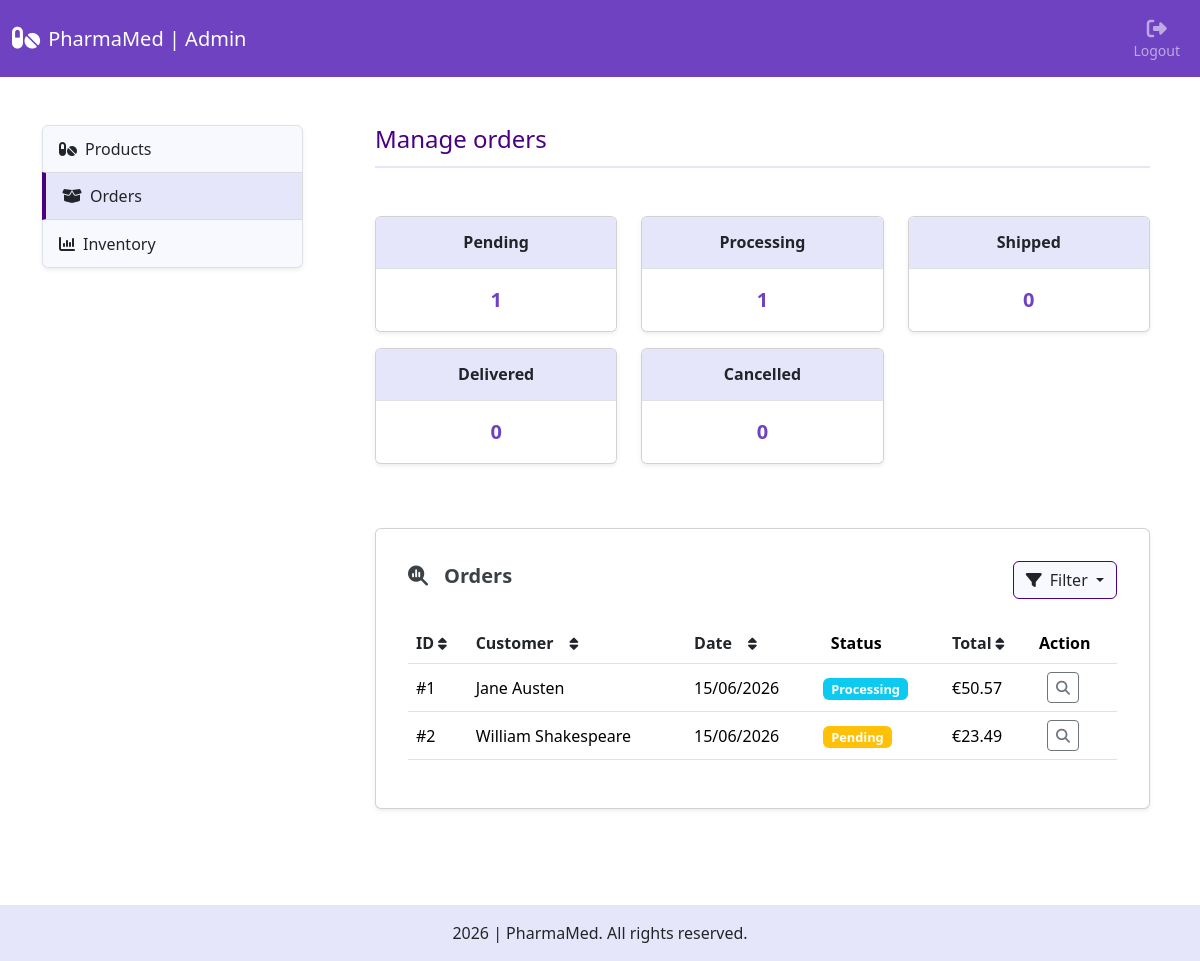
The app's page /admin/orders (signed in), older data.
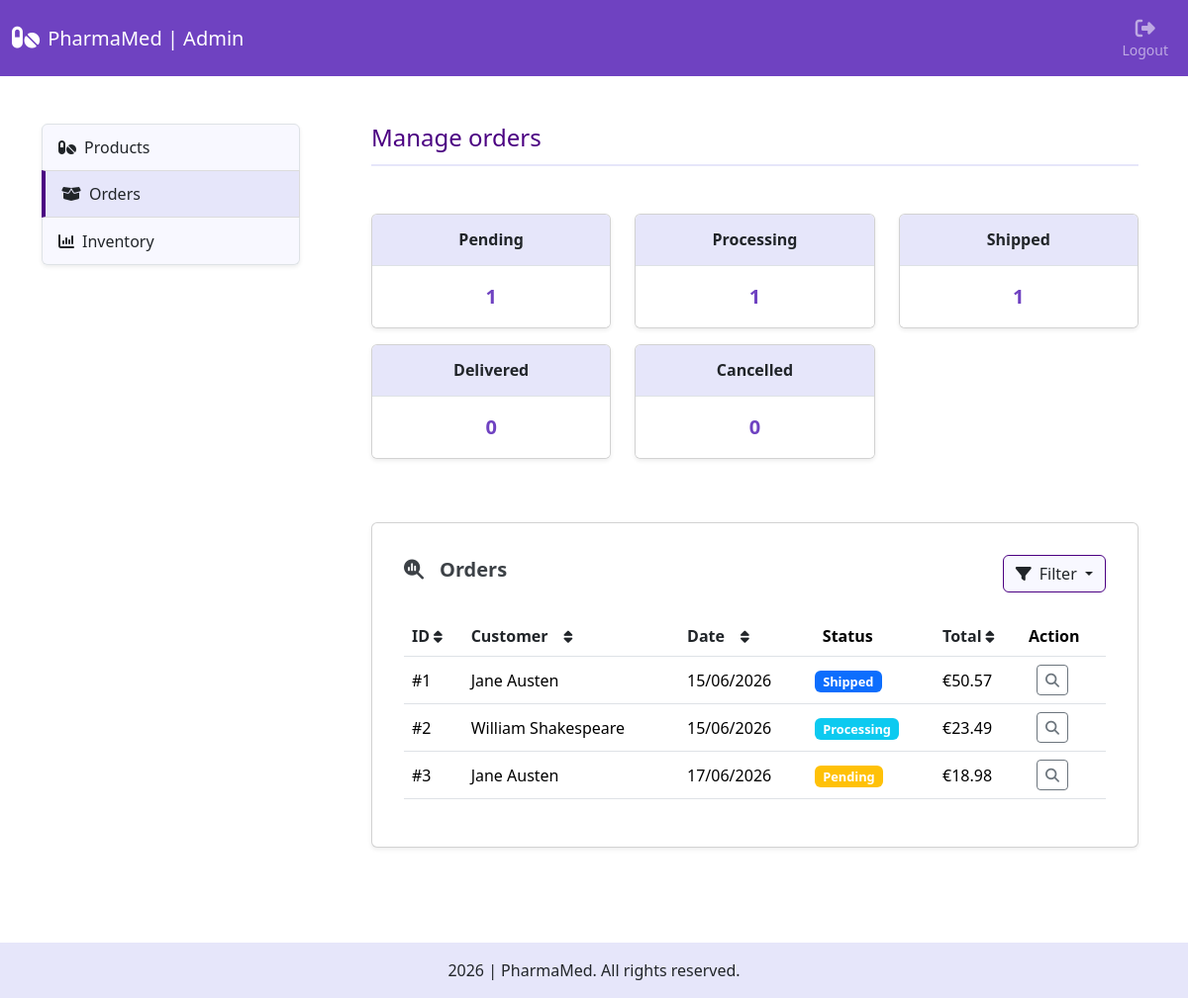
The same page, newer data.
### tables this page shows
CREATE TABLE orders (
    id INTEGER PRIMARY KEY AUTOINCREMENT,
    user_id INTEGER NOT NULL,
    address_id INTEGER NOT NULL,
    full_name TEXT NOT NULL,
    address_line TEXT NOT NULL,
    postal_code TEXT NOT NULL,
    city TEXT NOT NULL,
    country TEXT NOT NULL,
    shipping_method TEXT NOT NULL,
    subtotal REAL NOT NULL,
    shipping_cost REAL NOT NULL,
    total REAL NOT NULL,
    status TEXT NOT NULL DEFAULT 'pending',
    created_at TIMESTAMP DEFAULT CURRENT_TIMESTAMP,
    updated_at TIMESTAMP DEFAULT CURRENT_TIMESTAMP,
    FOREIGN KEY (user_id) REFERENCES users(id)
);

### app/routes/admin.py (the view)
@admin_bp.route("/orders")
@admin_required
def admin_orders():
    db = get_db()
    pending_orders_count = count_orders(db, status="pending")
    processing_orders_count = count_orders(db, status="processing")
    shipped_orders_count = count_orders(db, status="shipped")
    delivered_orders_count = count_orders(db, status="delivered")
    cancelled_orders_count = count_orders(db, status="cancelled")
    sort = request.args.get("sort", "id")
    direction = request.args.get("direction", "asc")
    filter_option = request.args.get("filter_option", "all")
    allowed_sorts = {
        "id": "id",
        "full_name": "full_name",
        "date": "created_at",
        "total": "total",
    }
    sort_column = allowed_sorts.get(sort, "id")
    if direction not in ["asc", "desc"]:
        direction = "asc"
    from_query = "FROM orders"
    query = """SELECT id, full_name, total, status, created_at """ + from_query
    conditions = []
    query_params = []
    if filter_option == "pending":
        conditions.append("status = 'pending'")
    elif filter_option == "processing":
        conditions.append("status = 'processing'")
    elif filter_option == "shipped":
        conditions.append("status = 'shipped'")
    elif filter_option == "delivered":
        conditions.append("status = 'delivered'")
    elif filter_option == "cancelled":
        conditions.append("status = 'cancelled'")
    if conditions:
        query += " WHERE " + " AND ".join(conditions)
    count_query = """SELECT COUNT(*) AS total """ + from_query
    if conditions:
        count_query += " WHERE " + " AND ".join(conditions)
    total_orders = db.execute(count_query, query_params).fetchone()["total"]
    orders_per_page = 10
    total_pages = math.ceil(total_orders / orders_per_page)
    query += f" ORDER BY {sort_column} {direction.upper()}"
    query, query_params, page = pagination(request.args, query, query_params, orders_per_page)
    orders = db.execute(query, query_params).fetchall()
    base_params = {
        "filter_option": filter_option,
        "sort": sort,
        "direction": direction
    }
    return render_template("admin/orders.html", active_page="orders", pending_orders_count=pending_orders_count, processing_orders_count=processing_orders_count, shipped_orders_count=shipped_orders_count,
                           delivered_orders_count=delivered_orders_count, cancelled_orders_count=cancelled_orders_count, orders=orders, total_pages=total_pages, page=page, base_params=base_params,
                           sort=sort, direction=direction, filter_option=filter_option)

### app/__init__.py (called while the page is built)
@app.context_processor
def inject_globals():
    return {
        "categories_menu": load_categories_menu(),
        "cart_count": get_cart_count()
    }

### app/services/admin_service.py (called while the page is built)
def get_admin_by_id(admin_id):
    db = get_db()
    return db.execute(
        """
        SELECT id
        FROM admins
        WHERE id = ?
        """,
        (admin_id,)
    ).fetchone()

### app/services/cart_service.py (called while the page is built)
def get_cart_count():
    db = get_db()
    if current_user.is_authenticated:
        return db_cart_count(db, current_user.id)
    session_cart = session.get('cart', {})
    return sum(session_cart.values())

### app/services/order_service.py (called while the page is built)
def count_orders(db, status=None):
    query = "SELECT COUNT(*) AS total FROM orders"
    params = []
    if status:
        query += " WHERE status = ?"
        params.append(status)
    return db.execute(query, tuple(params)).fetchone()["total"]

### app/utils/db.py (called while the page is built)
def get_db():
    if "db" not in g:
        g.db = sqlite3.connect(DATABASE_PATH)
        g.db.row_factory = sqlite3.Row
        g.db.execute("PRAGMA foreign_keys = ON")
    return g.db

### app/utils/formatting.py (called while the page is built)
def format_date(value):
    return datetime.strptime(value, "%Y-%m-%d %H:%M:%S").strftime("%d/%m/%Y")

### app/templates/admin/orders.html (shortened to what the changed rows need)
{% extends "admin/admin.html" %}
{% block admin_content %}
<div class="section-heading pb-1 mb-5">
    <h1 class="fs-4">Manage orders</h1>
</div>
<div class="row row-cols-1 row-cols-md-3 mb-5">
    <div class="col mb-3">
        <div class="card admin-card shadow-sm">
            <ul class="list-group list-group-flush text-center">
                <li class="list-group-item dark-item">
                    <h2 class="text fs-6 fw-bold my-2">
                        Pending
                    </h2>
                </li>
            </ul>
        </div>
    </div>
    <div class="col mb-3">
        <div class="card admin-card shadow-sm">
            <ul class="list-group list-group-flush text-center">
                <li class="list-group-item dark-item">
                    <h2 class="text fs-6 fw-bold my-2">
                        Processing
                    </h2>
                </li>
            </ul>
        </div>
    </div>
    <div class="col mb-3">
        <div class="card admin-card shadow-sm">
            <ul class="list-group list-group-flush text-center">
                <li class="list-group-item dark-item">
                    <h2 class="text fs-6 fw-bold my-2">
                        Shipped
                    </h2>
                </li>
                <li class="list-group-item">
                    <div class="my-2">
                        <div class="total-number fs-5 fw-bold">
                            {{ shipped_orders_count }}
                        </div>
                    </div>
                </li>
            </ul>
        </div>
    </div>
    <div class="col mb-3">
        <div class="card admin-card shadow-sm">
            <ul class="list-group list-group-flush text-center">
                <li class="list-group-item dark-item">
                    <h2 class="text fs-6 fw-bold my-2">
                        Delivered
                    </h2>
                </li>
            </ul>
        </div>
    </div>
    <div class="col mb-3">
        <div class="card admin-card shadow-sm">
            <ul class="list-group list-group-flush text-center">
                <li class="list-group-item dark-item">
                    <h2 class="text fs-6 fw-bold my-2">
                        Cancelled
                    </h2>
                </li>
            </ul>
        </div>
    </div>
</div>
<div class="card low-stock-card shadow-sm p-3 mb-5">
    <div class="card-body">
        <div class="d-flex flex-column flex-md-row justify-content-between align-items-md-center flex-wrap gap-3 mb-4">
            <h2 class="card-title fs-5 fw-bold">
                <i class="fa-solid fa-magnifying-glass-chart me-3" aria-hidden="true"></i>Orders
            </h2>
        </div>
        {% if orders %}
            <div class="table-responsive">
                <table class="table align-middle">
                    <thead>
                        <tr>
                            <th>
                                <a href="{{ url_for('admin.admin_orders', sort='id', direction='desc' if sort == 'id' and direction == 'asc' else 'asc') }}"
                                class="text-decoration-none text-dark d-inline-flex align-items-center gap-1">
                                    ID
                                    <i class="fa-solid fa-sort fa-sm" aria-hidden="true"></i>
                                </a>
                            </th>
                            <th>
                                <a href="{{ url_for('admin.admin_orders', sort='full_name', direction='desc' if sort == 'full_name' and direction == 'asc' else 'asc') }}"
                                class="text-decoration-none text-dark d-inline-flex align-items-center gap-1 gap-md-3">
                                    Customer
                                    <i class="fa-solid fa-sort fa-sm" aria-hidden="true"></i>
                                </a>
                            </th>
                            <th>
                                <a href="{{ url_for('admin.admin_orders', sort='date', direction='desc' if sort == 'date' and direction == 'asc' else 'asc') }}"
                                class="text-decoration-none text-dark d-inline-flex align-items-center gap-1 gap-md-3">
                                    Date
                                    <i class="fa-solid fa-sort fa-sm" aria-hidden="true"></i>
                                </a>
                            </th>
                            <th class="ps-3">Status</th>
                            <th>
                                <a href="{{ url_for('admin.admin_orders', sort='total', direction='desc' if sort == 'total' and direction == 'asc' else 'asc') }}"
                                class="text-decoration-none text-dark d-inline-flex align-items-center gap-1">
                                    Total
                                    <i class="fa-solid fa-sort fa-sm" aria-hidden="true"></i>
                                </a>
                            </th>
                            <th>Action</th>
                        </tr>
                    </thead>
                    <tbody>
                    {% for order in orders %}
                        <tr>
                            <td>#{{ order.id }}</td>
                            <td>{{ order.full_name }}</td>
                            <td>{{ order.created_at | format_date }}</td>
                            <td>
                                <span class="badge {% if order.status == 'pending' %}bg-warning{% elif order.status == 'processing' %}bg-info{% elif order.status == 'shipped' %}bg-primary{% elif order.status == 'delivered' %}bg-success{% elif order.status == 'cancelled' %}bg-danger{% endif %}">
                                    {{ order.status|title }}
                                </span>
                            </td>
                            <td>€{{ "%.2f"|format(order.total) }}</td>
                            <td>
                                <div class="d-flex">
                                    <a href="{{ url_for('admin.admin_order_details', order_id=order.id) }}" class="btn btn-sm btn-outline-secondary ms-2" data-bs-toggle="tooltip" data-bs-placement="top" title="View order" aria-label="View details for order {{ order.id }}">
                                        <i class="fa-solid fa-magnifying-glass" aria-hidden="true"></i>
                                    </a>
                                </div>
                            </td>
                        </tr>
                    {% endfor %}
                    </tbody>
                </table>
            </div>
        {% endif %}
    </div>
</div>
{% endblock %}

Row changes from the older to the newer data that the page shows:
changed orders id 1: status "Processing" → "Shipped"
changed orders "William Shakespeare": status "Pending" → "Processing"
added orders: id "3", full_name "Jane Austen", created_at "17/06/2026", status "Pending", total "18.98"
Text that changed along with them:
{{ shipped_orders_count }}: "0" → "1"
